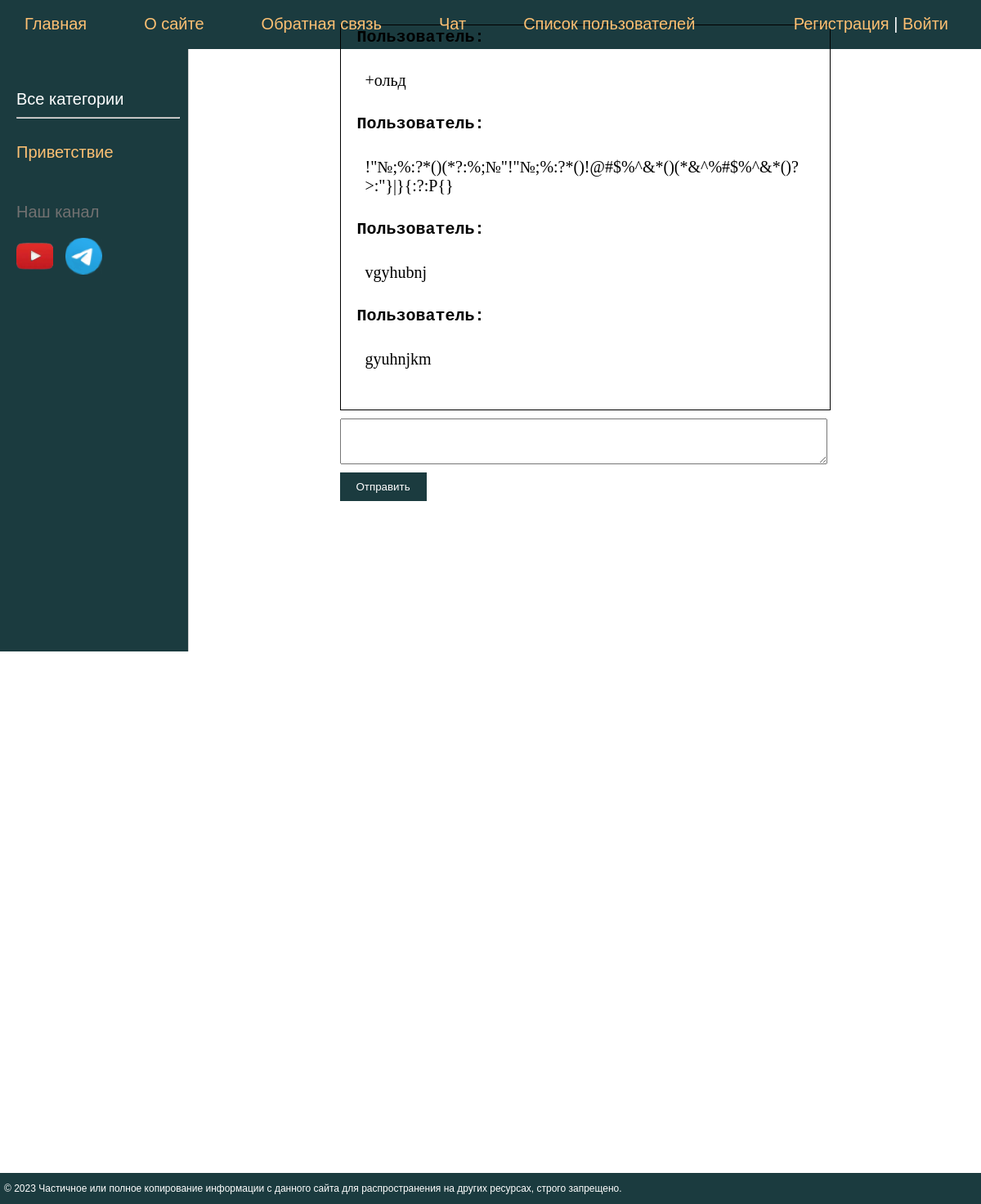
Page /chat/ on the committed database.
### car/models.py (models this page shows, shortened)
class Category(models.Model):
    name = models.CharField(max_length=100, db_index=True, verbose_name="Категории")
    slug = models.SlugField(max_length=300, unique=True, db_index=True, verbose_name="URL")
    def get_absolute_url(self):
        return reverse('category', kwargs={'cat_slug': self.slug})
    class Meta:
        verbose_name = 'категории'
        verbose_name_plural = 'Категории'
        ordering = ['id']

class Message(models.Model):
    sender = models.ForeignKey(User, on_delete=models.CASCADE)
    content = models.TextField()
    timestamp = models.DateTimeField(auto_now_add=True)

### car/views.py (the view, shortened to what this page needs)
# urls.py: path('chat/', ChatView.as_view(), name='chat'),
class ChatView(DataMixin, TemplateView):
    template_name = 'car/chat.html'
    def get_context_data(self, **kwargs):
        context = super().get_context_data(**kwargs)
        messages = Message.objects.order_by('timestamp')
        form = MessageForm()
        cats = Category.objects.all()
        c_def = self.get_user_context()
        context.update({
            'messages': messages,
            'form': form,
        })
        context = {**context, **c_def}  # Объединение словарей
        return context

### car/forms.py
class MessageForm(forms.ModelForm):
    class Meta:
        model = Message
        fields = ['content']

### car/utils.py (called while the page is built)
    def get_user_context(self, **kwargs):
        context = kwargs
        cats = Category.objects.annotate(Count('car'))
        user_menu = menu.copy()
        if not self.request.user.is_authenticated:
            user_menu.pop(1)
        context['menu'] = user_menu
        context['cats'] = cats
        if 'cat_selected' not in context:
            context['cat_selected'] = 0
        return context

### car/templates/car/chat.html (shortened to what this page needs)
{% extends 'car/base.html' %}
{% block content %}
<div class="cont">
    <div class="for">
    <div class="message-container" id="message-container">
        <div class="container">
            {% for message in messages %}
            <div class="message">
                <p class="sender">{{ message.sender }}:</p>
                <p class="content">{{ message.content }}</p>
            </div>
            {% endfor %}
        </div>
    </div>
    </div>
    <form class="form1" method="POST" action="{% url 'chat' %}">
        <div class="form-row">
            <div class="form-group">
                {{ form.content }}
            </div>
            <div class="form-group">
                <button type="submit" class="send-button">Отправить</button>
            </div>
        </div>
    </form>
</div>
{% endblock %}

### car/templates/car/base.html (shortened to what this page needs)
{% load static %}
{% load car_tags %}
<!DOCTYPE html>
<html>
<head>
	<link type="text/css" href="{% static 'car/css/styles.css' %}" rel="stylesheet" />
</head>
<body>
	<table class="table-page" border="0" cellpadding="0" cellspacing="0">
		<tr>
			<td valign="top">
				{% block mainmenu %}
				<div class="header">
					<ul id="mainmenu" class="mainmenu">
						<li><a href="{% url 'home' %}">Главная</a></li>
						{% for m in menu %}
						<li><a href="{% url m.url_name %}">{{ m.title }}</a></li>
						{% endfor %}
						{% if request.user.is_authenticated %}
						<li class="last"><a href="{% url 'profile' %}">{{ user.username }}</a> | <a
								href="{% url 'logout' %}">Выйти</a></li>
						{% else %}
						<li class="last"><a href="{% url 'register' %}">Регистрация</a> | <a href="{% url 'login' %}">
								Войти </a></li>
						{% endif %}
					</ul>
				</div>
				{% endblock mainmenu %}
				<table class="table-content" border="0" cellpadding="0" cellspacing="0">
					<tr>
						<td valign="top" class="left-chapters">
							<ul id="leftchapters">
								{% if cat_selected == 0 %}
								<li class="selected">Все категории</li>
								<hr>
								{% else %}
								<li><a href="{% url 'home' %}">Все категории</a></li>
								<hr>
								{% endif %}
								{% for c in cats %}
								{% if c.car__count > 0 %}
								{% if c.pk == cat_selected %}
								<li class="selected">{{ c.name }}</li>
								{% else %}
								<li><a href="{{ c.get_absolute_url }}">{{ c.name }}</a></li>
								{% endif %}
								{% endif %}
								{% endfor %}
								<li class="share">
									<p>Наш канал</p>
									<div class="yt-tg">
										<a class="share-yt" href="https://www.youtube.com/@Shahzod-Ergashev/featured"
											target="_blank" rel="nofollow"></a>
										<a class="share-tg" href="https://t.me/our_telegram_channel" target="_blank"
											rel="nofollow"></a>
									</div>
								</li>
							</ul>
						</td>
						<td valign="top" class="content">
							<div class="content-text">
								{% block content %}
								{% endblock %}
							</div>
						</td>
					</tr>
				</table>
			</td>
		</tr>
		<tr>
			<td valign="top">
				<div id="footer">
					<p>&copy; 2023 Частичное или полное копирование информации с данного сайта для распространения на других ресурсах, строго запрещено.</p>
				</div>
			</td>
		</tr>
	</table>
</body>
</html>

### car/static/car/css/styles.css (style rules this page uses)
html, body { font-family: 'Arial'; margin: 0; padding: 0; height: 100%; width: 100%; color: #444; }
a { color: #0059b2; text-decoration: none; }
.table-page { width: 100%; height: 100%; vertical-align: top; }
.table-page tr { height: 100%; }
.header { background: #1b3b3f; height: 60px; box-sizing: border-box; background: #1b3b3f; height: 60px; }
ul.mainmenu { list-style: none; margin: 0; padding: 0; height: 60px; color: #ffffff; font-size: 20px; overflow: hidden; }
ul.mainmenu li { float: left; margin: 18px 40px 0 30px; }
ul.mainmenu li.last { float: right; }
ul.mainmenu li a { color: #fdc073; text-decoration: none; }
.left-chapters { width: 300px; height: 50vh; margin: 0; overflow-y: auto; background: #1b3b3f; border-right: 1px solid #ccc; box-sizing: border-box; }
.content { padding: 40px 20px 20px 40px; width: calc(100% - 300px); height: 50vh; }
.left-chapters ul { width: 200px; margin: 0; padding: 20px 10px 10px 20px; list-style: none; font-size: 20px; }
.left-chapters ul li { margin: 30px 0 0 0; color: #727171; }
.left-chapters ul li.selected { color: #fff; }
.left-chapters ul li a { color: #fdc073; text-decoration: none; }
.left-chapters ul li.share { margin: 50px 0 0 0; }
.left-chapters ul li.share p { margin: 20px 0 10px 0; }
.left-chapters ul li.share a { display: inline-block; margin: 10px 10px 10px 0; width: 50px; height: 50px; opacity: 1; transition: opacity 0.9s ease; }
.yt-tg { display: flex; }
.left-chapters ul li.share a.share-yt { background: url('../image/yt.png') no-repeat 0 0; }
.left-chapters ul li.share a.share-tg { background: url('../image/tg.png') no-repeat 0 0; }
.content { padding: 20px 20px 20px 20px; width: 100%; height: 100%; }
.content-text { color: #000000; font-size: 20px; font-family: Yandex Sans Display Light; }
#footer { box-sizing: border-box; background: #1b3b3f; padding: 0 5px; color: #ffffff; font-size: 12px; font-family: Verdana, Geneva, Arial, Helvetica; text-align: left; overflow: hidden; }

### car/templates/car/chat.html (style rules this page uses)
.for { margin-top: -40px; }
textarea[name="content"] { width: 100%; height: 50px; max-width: 600px; display: block; margin: 10px 0 10px 0 ; }
.content { padding: 10px; }
.cont { max-width: 600px; margin: 0 auto; }
.form-row { align-items: baseline; }
.form-group { margin-right: 10px; }
.message-container { border: 1px solid #000000; padding: 20px; max-width: 600px; height: 430px; overflow: auto; }
.sender { font-weight: bold; font-family: monospace; }
.send-button { background-color: #1b3b3f; color: white; padding: 10px 20px; border: none; }

### rows in the picture
Category: name "Приветствие"
Message: sender "Пользователь", content "+ольд"
Message: sender "Пользователь", content "!\"№;%:?*()(*?:%;№\"!\"№;%:?*()!@#$%^&*()(*&^%#$%^&*()?>:\"}|}{:?:P{}"
Message: sender "Пользователь", content "vgyhubnj"
Message: sender "Пользователь", content "gyuhnjkm"

### other values in the picture
{{ m.title }} "О сайте" "Обратная связь" "Чат" "Список пользователей"
